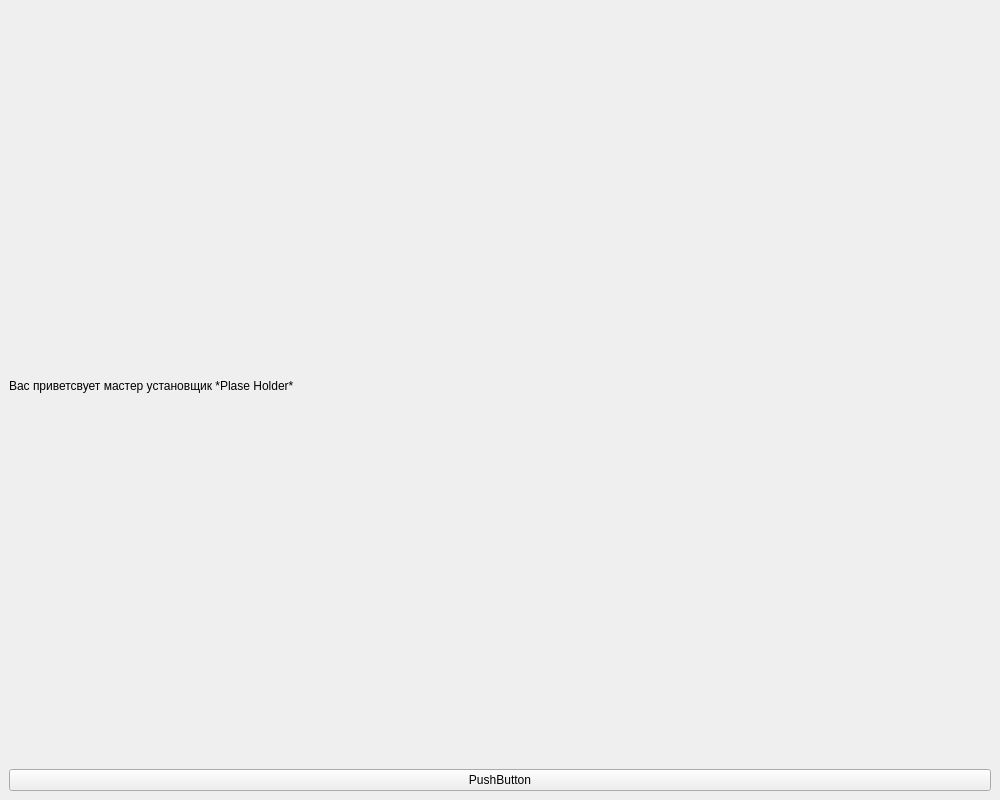
<?xml version="1.0" encoding="UTF-8"?>
<ui version="4.0">
 <class>MainWindow</class>
 <widget class="QMainWindow" name="MainWindow">
  <property name="geometry">
   <rect>
    <x>0</x>
    <y>0</y>
    <width>1000</width>
    <height>800</height>
   </rect>
  </property>
  <property name="windowTitle">
   <string>Installer</string>
  </property>
  <widget class="QWidget" name="centralwidget">
   <layout class="QVBoxLayout" name="verticalLayout">
    <item>
     <widget class="QLabel" name="label">
      <property name="text">
       <string>Вас приветсвует мастер установщик *Plase Holder*</string>
      </property>
     </widget>
    </item>
    <item>
     <widget class="QPushButton" name="pushButton">
      <property name="text">
       <string>PushButton</string>
      </property>
     </widget>
    </item>
   </layout>
  </widget>
 </widget>
 <resources/>
 <connections/>
</ui>
